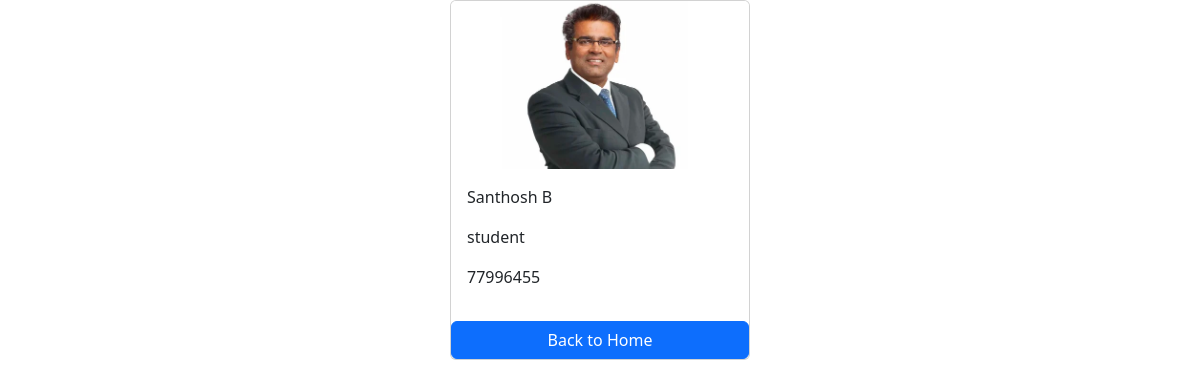
The app's page /employees/7/ with its own data.
### salary/models.py (models this page shows, shortened)
class Employee(models.Model):
    first_name=models.CharField(max_length=100)
    last_name=models.CharField(max_length=100)
    image=models.ImageField(upload_to='images')
    designation=models.CharField(max_length=100)
    email_address=models.EmailField(max_length=100,unique=True)
    phone_number=models.CharField(max_length=10,blank=True)

### salary/views.py (the view)
# urls.py: path('<int:pk>/',views.details,name='details')
def details(requist,pk):
    employee=get_object_or_404(Employee,pk=pk)
    context={
        'employee':employee
    }
    return render(requist,'details.html',context)

### templates/details.html (shortened to what this page needs)
<!DOCTYPE html>
<html lang="en">
<head>
    <link href="https://cdn.jsdelivr.net/npm/bootstrap@5.3.2/dist/css/bootstrap.min.css" rel="stylesheet">
</head>
<body>
    <div class="container">
        <div class="card mx-auto" style="width:300px">
            <img src="{{employee.image.url}}" class="card-img-top" alt="">
            <div class="card-body">
                <p>{{employee.first_name}} {{employee.last_name}}</p>
                <p>{{employee.designation}}</p>
                <p>{{employee.phone_number}}</p>
            </div>
            <a href="{% url 'home' %}" class="btn btn-primary">Back to Home</a>
        </div>
    </div>
</body>
</html>

### records on screen
Employee: image (picture), first_name "Santhosh", last_name "B", designation "student", phone_number "77996455"
